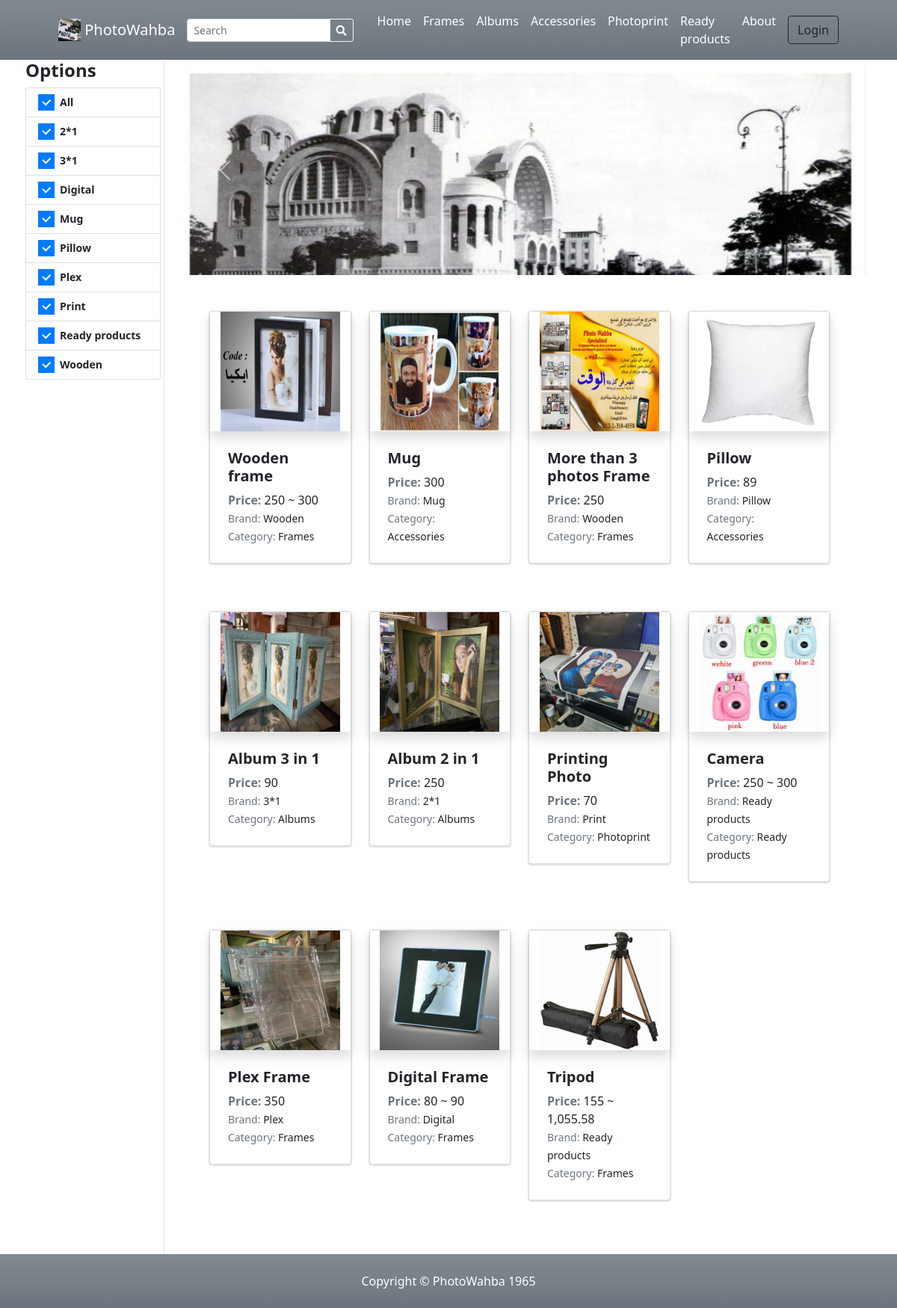
The page / on the database its author committed.
### tables this page shows
CREATE TABLE `categories` (
  `id` int(30) NOT NULL,
  `category` varchar(250) NOT NULL,
  `description` text DEFAULT NULL,
  `status` tinyint(1) NOT NULL DEFAULT 1,
  `delete_flag` tinyint(1) NOT NULL DEFAULT 0,
  `date_created` datetime NOT NULL DEFAULT current_timestamp()
);

CREATE TABLE `brands` (
  `id` int(30) NOT NULL,
  `name` varchar(250) NOT NULL,
  `description` text DEFAULT NULL,
  `image_path` text DEFAULT NULL,
  `status` tinyint(1) NOT NULL DEFAULT 1,
  `delete_flag` tinyint(1) NOT NULL DEFAULT 0,
  `date_created` datetime NOT NULL DEFAULT current_timestamp()
);

CREATE TABLE `products` (
  `id` int(30) NOT NULL,
  `brand_id` int(30) NOT NULL,
  `category_id` int(30) NOT NULL,
  `name` varchar(250) NOT NULL,
  `specs` text NOT NULL,
  `status` tinyint(1) NOT NULL DEFAULT 1,
  `delete_flag` tinyint(1) NOT NULL DEFAULT 0,
  `date_created` datetime NOT NULL DEFAULT current_timestamp()
);

### classes/DBConnection.php (called while the page is built, shortened)
<?php
class DBConnection{
    private $host = DB_SERVER;
    private $username = DB_USERNAME;
    private $password = DB_PASSWORD;
    private $database = DB_NAME;
    public $conn;
    public function __construct(){
        if (!isset($this->conn)) {
            $this->conn = new mysqli($this->host, $this->username, $this->password, $this->database);
        }
    }
}
?>

### classes/SystemSettings.php (called while the page is built, shortened)
<?php
class SystemSettings extends DBConnection{
	function userdata($field = ''){
		if(!empty($field)){
			if(isset($_SESSION['userdata'][$field]))
				return $_SESSION['userdata'][$field];
			else
				return null;
		}else{
			return false;
		}
	}
	function info($field=''){
		if(!empty($field)){
			if(isset($_SESSION['system_info'][$field]))
				return $_SESSION['system_info'][$field];
			else
				return false;
		}else{
			return false;
		}
	}
}
$_settings = new SystemSettings();
?>

### config.php (called while the page is built, shortened)
<?php
require_once('classes/DBConnection.php');
require_once('classes/SystemSettings.php');
function validate_image($file){
	if(!empty($file)){
        $ex = explode("?",$file);
        $file = $ex[0];
        $ts = isset($ex[1]) ? "?".$ex[1] : '';
		if(is_file(base_app.$file)){
			return base_url.$file.$ts;
		}else{
			return base_url.'dist/img/no-image-available.png';
		}
	}else{
		return base_url.'dist/img/no-image-available.png';
	}
}
function format_num($number = '' , $decimal = ''){
    if(is_numeric($number)){
        $ex = explode(".",$number);
        $decLen = isset($ex[1]) ? strlen($ex[1]) : 0;
        if(is_numeric($decimal)){
            return number_format($number,$decimal);
        }else{
            return number_format($number,$decLen);
        }
    }else{
        return "Invalid Input";
    }
}
?>

### home.php (the view, shortened to what this page needs)
<section class="py-0">
    <div class="container">
    <div class="row">
        <div class="col-lg-2 px-1 border-right text-sm position-sticky ">
            <h4><b>Options</b></h4>
            <ul class="list-group">
                <a href="" class="list-group-item list-group-item-action">
                    <div class="icheck-primary d-inline">
                        <label for="brandAll">
                             All
                        </label>
                    </div>
                </a>
                <?php
                $qry = $conn->query("SELECT * FROM brands where status =1 order by name asc");
                while($row=$qry->fetch_assoc()):
                ?>
                <li class="list-group-item list-group-item-action">
                    <div class="icheck-primary d-inline">
                        <label for="brand-item-<?php echo $row['id'] ?>">
                                <?php echo $row['name'] ?>
                        </label>
                    </div>
                </li>
                <?php endwhile; ?>
            </ul>
        </div>
        <div class="col-lg-10 py-2">
            <div class="row">
                <div class="col-md-12">
                    <div id="carouselExampleControls" class="carousel slide bg-dark" data-ride="carousel">
                        <div class="carousel-inner">
                            <?php
                                $upload_path = "uploads/banner";
                                if(is_dir(base_app.$upload_path)):
                                $file= scandir(base_app.$upload_path);
                                $_i = 0;
                                    foreach($file as $img):
                                        if(in_array($img,array('.','..')))
                                            continue;
                                $_i++;
                            ?>
                            <div class="carousel-item h-100 <?php echo $_i == 1 ? "active" : '' ?>">
                                <img src="<?php echo validate_image($upload_path.'/'.$img) ?>" class="d-block w-100  h-100" alt="<?php echo $img ?>">
                            </div>
                            <?php endforeach; ?>
                            <?php endif; ?>
                        </div>
                        <button class="carousel-control-prev" type="button" data-target="#carouselExampleControls" data-slide="prev">
                            <span class="carousel-control-prev-icon" aria-hidden="true"></span>
                        </button>
                        <button class="carousel-control-next" type="button" data-target="#carouselExampleControls" data-slide="next">
                            <span class="carousel-control-next-icon" aria-hidden="true"></span>
                        </button>
                        </div>
                </div>
            </div>
            <div class="container px-4 px-lg-5 mt-5">
                <div class="row gx-4 gx-lg-4 row-cols-md-3 row-cols-xl-4 ">
                    <?php
                        $where = "";
                        $products = $conn->query("SELECT p.*,b.name as bname,c.category FROM `products` p inner join brands b on p.brand_id = b.id inner join categories c on p.category_id = c.id where p.status = 1 {$where} order by rand() ");
                        while($row = $products->fetch_assoc()):
                            $upload_path = base_app.'/uploads/product_'.$row['id'];
                            $img = "";
                            if(is_dir($upload_path)){
                                $fileO = scandir($upload_path);
                                if(isset($fileO[2]))
                                    $img = "uploads/product_".$row['id']."/".$fileO[2];
                            }
                            foreach($row as $k=> $v){
                                $row[$k] = trim(stripslashes($v));
                            }
                            $inventory = $conn->query("SELECT distinct(`price`) FROM inventory where product_id = ".$row['id']." order by `price` asc");
                            $inv = array();
                            while($ir = $inventory->fetch_assoc()){
                                $inv[] = format_num($ir['price']);
                            }
                            $price = '';
                            if(isset($inv[0]))
                            $price .= $inv[0];
                            if(count($inv) > 1){
                            $price .= " ~ ".$inv[count($inv) - 1];
                            }
                    ?>
                    <div class="col mb-5">
                        <a class="card product-item text-reset text-decoration-none" href=".?p=view_product&id=<?php echo md5($row['id']) ?>">
                            <div class="overflow-hidden shadow product-holder">
                            <img class="card-img-top w-100 product-cover" src="<?php echo validate_image($img) ?>" alt="..." />
                            </div>
                            <div class="card-body p-4">
                                <div class="">
                                    <h5 class="fw-bolder"><?php echo $row['name'] ?></h5>
                                        <span><b class="text-muted">Price: </b><?php echo $price ?></span>
                                </div>
                                <p class="m-0"><small><span class="text-muted">Brand:</span> <?php echo $row['bname'] ?></small></p>
                                <p class="m-0"><small><span class="text-muted">Category:</span> <?php echo $row['category'] ?></small></p>
                            </div>
                        </a>
                    </div>
                    <?php endwhile; ?>
                </div>
            </div>
        </div>
    </div>
    </div>
</section>

### index.php (shortened to what this page needs)
<?php require_once('config.php'); ?>
<!DOCTYPE html>
<html lang="en">
<?php require_once('inc/header.php') ?>
<body>
<?php require_once('inc/topBarNav.php') ?>
<?php $page = isset($_GET['p']) ? $_GET['p'] : 'home';  ?>
<?php
    if(!file_exists($page.".php") && !is_dir($page)){
        include '404.html';
    }else{
    if(is_dir($page))
        include $page.'/index.php';
    else
        include $page.'.php';
    }
?>
<?php require_once('inc/footer.php') ?>
</body>
</html>

### inc/header.php (shortened to what this page needs)
<head>
    <link rel="stylesheet" href="<?php echo base_url ?>plugins/fontawesome-free/css/all.min.css">
    <link rel="stylesheet" href="<?php echo base_url ?>plugins/tempusdominus-bootstrap-4/css/tempusdominus-bootstrap-4.min.css">
  <link rel="stylesheet" href="<?php echo base_url ?>plugins/datatables-bs4/css/dataTables.bootstrap4.min.css">
  <link rel="stylesheet" href="<?php echo base_url ?>plugins/datatables-responsive/css/responsive.bootstrap4.min.css">
  <link rel="stylesheet" href="<?php echo base_url ?>plugins/datatables-buttons/css/buttons.bootstrap4.min.css">
  <link rel="stylesheet" href="<?php echo base_url ?>plugins/select2/css/select2.min.css">
  <link rel="stylesheet" href="<?php echo base_url ?>plugins/select2-bootstrap4-theme/select2-bootstrap4.min.css">
    <link rel="stylesheet" href="<?php echo base_url ?>plugins/icheck-bootstrap/icheck-bootstrap.min.css">
    <link rel="stylesheet" href="<?php echo base_url ?>plugins/jqvmap/jqvmap.min.css">
    <link rel="stylesheet" href="<?php echo base_url ?>dist/css/adminlte.css">
    <link rel="stylesheet" href="<?php echo base_url ?>dist/css/custom.css">
    <link rel="stylesheet" href="<?php echo base_url ?>assets/css/styles.css">
    <link rel="stylesheet" href="<?php echo base_url ?>plugins/overlayScrollbars/css/OverlayScrollbars.min.css">
    <link rel="stylesheet" href="<?php echo base_url ?>plugins/daterangepicker/daterangepicker.css">
    <link rel="stylesheet" href="<?php echo base_url ?>plugins/summernote/summernote-bs4.min.css">
  <link rel="stylesheet" href="<?php echo base_url ?>plugins/sweetalert2-theme-bootstrap-4/bootstrap-4.min.css">
  </head>

### inc/topBarNav.php (shortened to what this page needs)
<nav class="navbar navbar-expand-lg navbar-dark bg-gradient-gray">
            <div class="container px-4 px-lg-5 ">
                <a class="navbar-brand" href="./">
                <img src="<?php echo validate_image($_settings->info('logo')) ?>" width="30" height="30" class="d-inline-block align-top" alt="" loading="lazy">
                <?php echo $_settings->info('short_name') ?>
                </a>
                <form class="form-inline" id="search-form">
                  <div class="input-group">
                    <input class="form-control form-control-sm form " type="search" placeholder="Search" aria-label="Search" name="search"  value="<?php echo isset($_GET['search']) ? $_GET['search'] : "" ?>"  aria-describedby="button-addon2">
                    <div class="input-group-append">
                      <button class="btn btn-outline-light btn-sm m-0" type="submit" id="button-addon2"><i class="fa fa-search"></i></button>
                    </div>
                  </div>
                </form>
                <div class="collapse navbar-collapse" id="navbarSupportedContent">
                    <ul class="navbar-nav me-auto mb-2 mb-lg-0 ms-lg-4">
                        <li class="nav-item"><a class="nav-link text-white" aria-current="page" href="./">Home</a></li>
                        <?php
                        $cat_qry = $conn->query("SELECT * FROM categories where status = 1  limit 5");
                        while($crow = $cat_qry->fetch_assoc()):
                        ?>
                        <li class="nav-item"><a class="nav-link text-white" aria-current="page" href="./?p=products&c=<?php echo md5($crow['id']) ?>"><?php echo $crow['category'] ?></a></li>
                        <?php endwhile; ?>
                        <li class="nav-item"><a class="nav-link text-white" href="./?p=about">About</a></li>
                    </ul>
                    <div class="d-flex align-items-center">
                      <?php if($_settings->userdata('id') > 0 && $_settings->userdata('login_type') == 2): ?>
                        <a class="text-dark mr-2 nav-link text-white" href="./?p=cart">
                            <i class="bi-cart-fill me-1"></i>
                            Cart
                            <span class="badge bg-dark text-white ms-1 rounded-pill" id="cart-count">
                              <?php
                                $count = $conn->query("SELECT SUM(quantity) as items from `cart` where client_id =".$_settings->userdata('id'))->fetch_assoc()['items'];
                                echo ($count > 0 ? $count : 0);
                              ?>
                            </span>
                        </a>
                            <a href="./?p=my_account" class="text-dark  nav-link text-white"><b> Hi, <?php echo $_settings->userdata('firstname')?>!</b></a>
                            <a href="logout.php" class="text-dark  nav-link text-white"><i class="fa fa-sign-out-alt"></i></a>
                        <?php else: ?>
                        <button class="btn btn-outline-dark ml-2" id="login-btn" type="button">Login</button>
                        <?php endif; ?>
                    </div>
                </div>
            </div>
        </nav>

### inc/footer.php (shortened to what this page needs)
<footer class="py-4 bg-gradient-gray">
            <div class="container">
              <p class="m-0 text-center text-white">Copyright &copy; <?php echo $_settings->info('short_name') ?> 1965</p>
          </div>
        </footer>

### home.php (style rules this page uses)
.carousel-item>img { object-fit:fill !important; }
#carouselExampleControls .carousel-inner { height:280px !important; }

### rows shown on the page
categories: category "Frames"
categories: category "Albums"
categories: category "Accessories"
categories: category "Photoprint"
categories: category "Ready products"
brands: name "2*1"
brands: name "3*1"
brands: name "Digital"
brands: name "Mug"
brands: name "Pillow"
brands: name "Plex"
brands: name "Print"
brands: name "Ready products"
brands: name "Wooden"
products: shows a picture, name "Wooden frame", price "250 ~ 300", brand.name "Wooden", category.category "Frames"
products: shows a picture, name "Mug", price "300", brand.name "Mug", category.category "Accessories"
products: shows a picture, name "More than 3 photos Frame", price "250", brand.name "Wooden", category.category "Frames"
products: shows a picture, name "Pillow", price "89", brand.name "Pillow", category.category "Accessories"
products: shows a picture, name "Album 3 in 1", price "90", brand.name "3*1", category.category "Albums"
products: shows a picture, name "Album 2 in 1", price "250", brand.name "2*1", category.category "Albums"
products: shows a picture, name "Printing Photo", price "70", brand.name "Print", category.category "Photoprint"
products: shows a picture, name "Camera", price "250 ~ 300", brand.name "Ready products", category.category "Ready products"
products: shows a picture, name "Plex Frame", price "350", brand.name "Plex", category.category "Frames"
products: shows a picture, name "Digital Frame", price "80 ~ 90", brand.name "Digital", category.category "Frames"
products: shows a picture, name "Tripod", price "155 ~ 1,055.58", brand.name "Ready products", category.category "Frames"

### other values the page prints
$_settings->info('short_name') "PhotoWahba"
